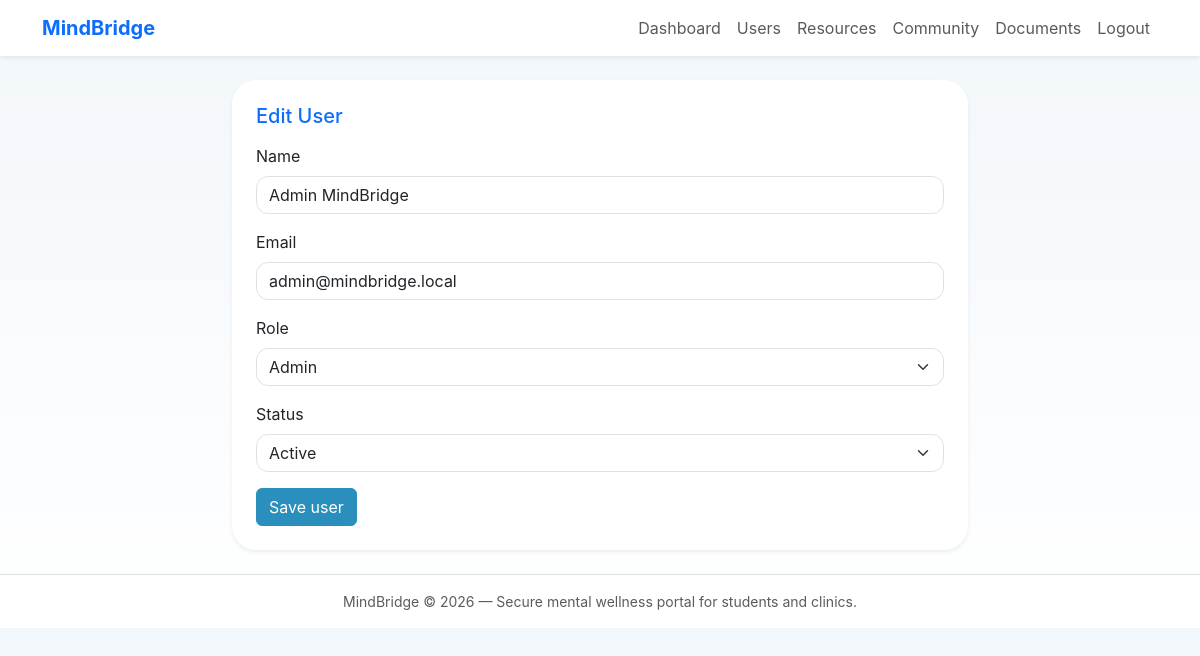
/?controller=user&action=edit&id=1 (signed in), run on the app's committed database.
### tables this page shows
CREATE TABLE users (
  id INT AUTO_INCREMENT PRIMARY KEY,
  name VARCHAR(150) NOT NULL,
  email VARCHAR(180) NOT NULL UNIQUE,
  password VARCHAR(255) NOT NULL,
  role ENUM('patient','therapist','admin') NOT NULL DEFAULT 'patient',
  status ENUM('active','inactive') NOT NULL DEFAULT 'active',
  created_at DATETIME NOT NULL DEFAULT CURRENT_TIMESTAMP
);

### core/View.php (called while the page is built, shortened)
<?php
class View
{
    public function render(string $path, array $data = []): void
    {
        extract($data, EXTR_SKIP);
        $viewFile = __DIR__ . '/../app/views/' . $path . '.php';
        include __DIR__ . '/../app/views/layout/header.php';
        include $viewFile;
        include __DIR__ . '/../app/views/layout/footer.php';
    }
}

### app/controllers/UserController.php (called while the page is built, shortened)
<?php
class UserController extends Controller
{
    public function edit(): void
    {
        $id = (int)($_GET['id'] ?? 0);
        $userModel = new User();
        $user = $userModel->findById($id);
        $error = '';
        $this->view->render('users/form', ['user' => $user, 'error' => $error, 'action' => 'edit']);
    }
}

### index.php (called while the page is built, shortened)
<?php
require_once __DIR__ . '/core/Database.php';
require_once __DIR__ . '/core/Model.php';
require_once __DIR__ . '/core/View.php';
spl_autoload_register(function ($class) {
    $paths = [
        __DIR__ . '/app/controllers/' . $class . '.php',
        __DIR__ . '/app/models/' . $class . '.php',
        __DIR__ . '/core/' . $class . '.php',
    ];
    foreach ($paths as $path) {
        if (file_exists($path)) {
            return true;
        }
    }
    return false;
});
$action = $_GET['action'] ?? 'index';
$controller = new $controllerName();
$controller->{$action}();

### core/Model.php (called while the page is built, shortened)
<?php
class Model
{
    public function __construct()
    {
        $this->db = Database::getInstance()->getConnection();
    }
}

### config/config.php (called while the page is built)
<?php
$baseUrl = 'http://localhost/MindBridge/';
if (!empty($_SERVER['HTTP_HOST'])) {
    $scheme = (!empty($_SERVER['HTTPS']) && $_SERVER['HTTPS'] !== 'off') ? 'https' : 'http';
    $path = rtrim(str_replace('\\', '/', dirname($_SERVER['SCRIPT_NAME'])), '/');
    $baseUrl = $scheme . '://' . $_SERVER['HTTP_HOST'] . ($path !== '/' ? $path : '') . '/';
}
return [
    'db' => [
        'host' => 'localhost',
        'name' => 'mindbridge',
        'user' => 'root',
        'pass' => '',
        'charset' => 'utf8mb4',
    ],
    'app' => [
        'base_url' => $baseUrl,
    ],
];

### core/Database.php (called while the page is built)
<?php
class Database
{
    private static ?Database $instance = null;
    private PDO $connection;
    private function __construct()
    {
        $config = require __DIR__ . '/../config/config.php';
        $dsn = sprintf('mysql:host=%s;dbname=%s;charset=%s',
            $config['db']['host'],
            $config['db']['name'],
            $config['db']['charset']
        );
        $options = [
            PDO::ATTR_ERRMODE => PDO::ERRMODE_EXCEPTION,
            PDO::ATTR_DEFAULT_FETCH_MODE => PDO::FETCH_ASSOC,
            PDO::ATTR_EMULATE_PREPARES => false,
        ];
        $this->connection = new PDO($dsn, $config['db']['user'], $config['db']['pass'], $options);
    }
    public static function getInstance(): Database
    {
        if (self::$instance === null) {
            self::$instance = new Database();
        }
        return self::$instance;
    }
    public function getConnection(): PDO
    {
        return $this->connection;
    }
}

### app/models/User.php (called while the page is built, shortened)
<?php
class User extends Model
{
    public function findById(int $id): ?array
    {
        $stmt = $this->db->prepare('SELECT * FROM users WHERE id = :id LIMIT 1');
        $stmt->execute([':id' => $id]);
        return $stmt->fetch() ?: null;
    }
}

### app/views/users/form.php (the view, shortened to what this page needs)
<?php $action = $action ?? 'add'; ?>
<div class="row justify-content-center">
    <div class="col-lg-8">
        <div class="card border-0 shadow-sm">
            <div class="card-body p-4">
                <h2 class="h5 text-primary mb-3"><?php echo $action === 'edit' ? 'Edit User' : 'Add User'; ?></h2>
                <form method="post" novalidate>
                    <div class="mb-3">
                        <label class="form-label">Name</label>
                        <input type="text" name="name" class="form-control" value="<?php echo htmlspecialchars($user['name'] ?? ''); ?>" required>
                    </div>
                    <div class="mb-3">
                        <label class="form-label">Email</label>
                        <input type="email" name="email" class="form-control" value="<?php echo htmlspecialchars($user['email'] ?? ''); ?>" required>
                    </div>
                    <div class="mb-3">
                        <label class="form-label">Role</label>
                        <select name="role" class="form-select">
                            <option value="admin" <?php echo (!empty($user['role']) && $user['role'] === 'admin') ? 'selected' : ''; ?>>Admin</option>
                        </select>
                    </div>
                    <?php if ($action === 'edit'): ?>
                        <div class="mb-3">
                            <label class="form-label">Status</label>
                            <select name="status" class="form-select">
                                <option value="active" <?php echo (!empty($user['status']) && $user['status'] === 'active') ? 'selected' : ''; ?>>Active</option>
                            </select>
                        </div>
                    <?php endif; ?>
                    <button type="submit" class="btn btn-primary">Save user</button>
                </form>
            </div>
        </div>
    </div>
</div>

### assets/css/style.css (style rules this page uses)
:root { color-scheme: light; --surface: #f9fbfd; --primary: #2a8fbd; --secondary: #70c0b8; --muted: #6c757d; --bg: #f2f7fb; }
body { background: linear-gradient(180deg, #f2f7fb 0%, #ffffff 100%); color: #2a3a4d; font-family: 'Inter', system-ui, -apple-system, BlinkMacSystemFont, 'Segoe UI', sans-serif; }
.btn-primary { background-color: var(--primary); border-color: var(--primary); }
.card { border-radius: 24px; }
.form-control, .form-select { border-radius: 12px; }

### data on the page
users: name "Admin MindBridge", email "admin@mindbridge.local", role "Admin"
